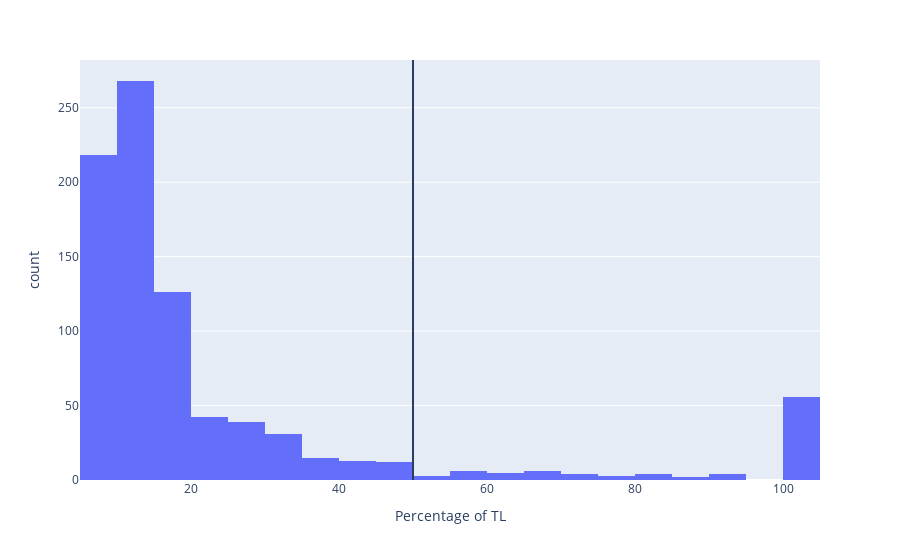

This figure's notebook cell:
### Code cell
running_after_6_minutes['percentage'] = running_after_6_minutes['statistics'].map(lambda x: len(x) / 2)
fig = px.histogram(running_after_6_minutes, x="percentage", nbins=40, labels={"percentage": "Percentage of TL"})
fig.add_vline(50)
fig.show()

### Figure 1 — Plotly figure (JSON) as saved in the notebook; plotly's stock layout.template omitted (floating-point values rounded to 4 significant figures; data arrays with more than 128 entries replaced by an {"elided": "..."} marker saying what was removed)
{"data": [{"alignmentgroup": "True", "bingroup": "x", "hovertemplate": "Percentage of TL=%{x}<br>count=%{y}<extra></extra>", "legendgroup": "", "marker": {"color": "#636efa", "pattern": {"shape": ""}}, "name": "", "nbinsx": 40, "offsetgroup": "", "orientation": "v", "showlegend": false, "type": "histogram", "x": {"elided": "857 float values"}, "xaxis": "x", "yaxis": "y"}], "layout": {"barmode": "relative", "legend": {"tracegroupgap": 0}, "margin": {"t": 60}, "shapes": [{"type": "line", "x0": 50, "x1": 50, "xref": "x", "y0": 0, "y1": 1, "yref": "y domain"}], "xaxis": {"anchor": "y", "domain": [0, 1], "title": {"text": "Percentage of TL"}}, "yaxis": {"anchor": "x", "domain": [0, 1], "title": {"text": "count"}}}}
